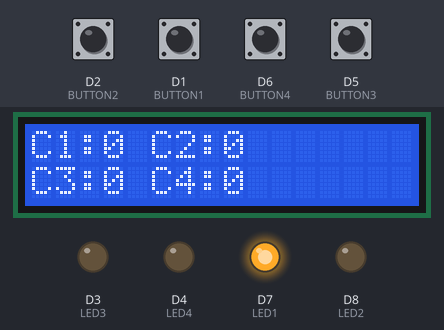
The sketch below on a simulated ESP8266 (NodeMCU). On the bench: 16×2 character LCD, output pins drawn as LEDs (lit = HIGH). Dashed ring = blinking. The test bench sets the inputs (shaded band); at power-on: D1 (BUTTON1), D2 (BUTTON2), D5 (BUTTON3), D6 (BUTTON4) HIGH. Pins used as bus, display or sensor lines are not drawn.

Above: at 3.37 s.
3.4 s: D2 (BUTTON2) pulled LOW for 1.45 s
At 7.3 s:
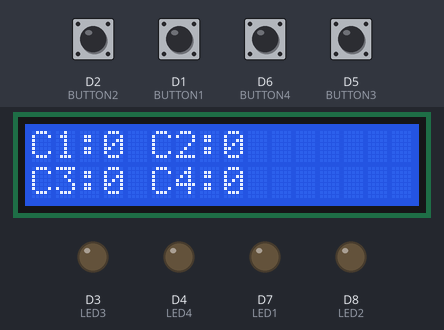
9.1 s: D6 (BUTTON4) pulled LOW for 1.45 s
At 10.5 s:
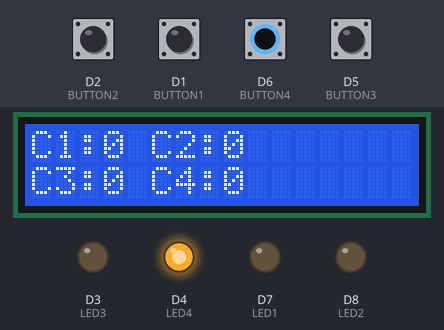
12.0 s: D5 (BUTTON3) pulled LOW for 1.45 s
At 13.6 s:
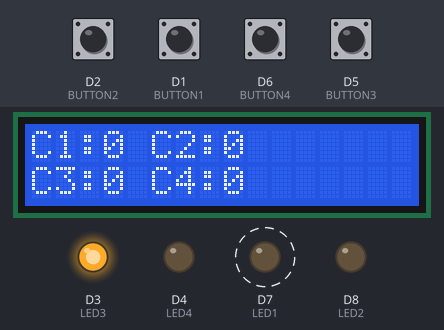
14.9 s: D1 (BUTTON1) pulled LOW for 1.45 s
At 16.4 s:
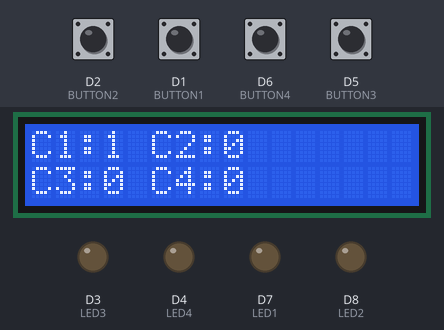
Timing chart, 0 to 18.8 s (numbered marks = the images above; inputs shaded):
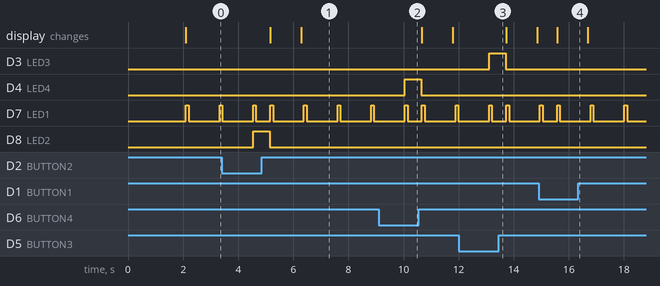

Measured:
- after the input at 3.4 s, D8 (LED2): LOW → HIGH after 1.1 s, → LOW 0.60 s later; the display: first changes after 1.8 s (image 1 shows a later state)
- after the input at 9.1 s, D4 (LED4): LOW → HIGH after 0.95 s, → LOW 0.60 s later
- after the input at 12.0 s, D3 (LED3): LOW → HIGH after 1.1 s, → LOW 0.60 s later; D7 (LED1): LOW → HIGH after 1.7 s, → LOW 0.10 s later
- after the input at 14.9 s, the display: changes after 0.67 s (image 4)

The sketch:

Electronic_voting_machine.ino
```cpp
#include <Wire.h>
#include <LiquidCrystal_I2C.h>

// ✅ LCD Setup (I2C address: 0x27)
LiquidCrystal_I2C lcd(0x27, 16, 2);

// ✅ Pin Definitions
#define BUTTON1 D1  // GPIO5
#define BUTTON2 D2  // GPIO4
#define BUTTON3 D5  // GPIO14
#define BUTTON4 D6  // GPIO12
#define RESET_BUTTON D0  // GPIO16

#define LED1 D7  // GPIO13
#define LED2 D8  // GPIO15
#define LED3 D3  // GPIO0
#define LED4 D4  // GPIO2
#define RESET_LED D0  // GPIO16 (Same as RESET_BUTTON)
#define BUZZER D7  // GPIO13 (Shared with LED1)

int votes[4] = {0, 0, 0, 0};  // Vote counters

// ✅ Function to make a beep sound
void beepBuzzer() {
  digitalWrite(BUZZER, HIGH);
  delay(100);
  digitalWrite(BUZZER, LOW);
}

// ✅ Function to display votes on LCD
void displayVotes() {
  lcd.clear();
  lcd.setCursor(0, 0);
  lcd.print("C1:");
  lcd.print(votes[0]);
  lcd.print(" C2:");
  lcd.print(votes[1]);
  lcd.setCursor(0, 1);
  lcd.print("C3:");
  lcd.print(votes[2]);
  lcd.print(" C4:");
  lcd.print(votes[3]);
}

// ✅ Setup function
void setup() {
  Serial.begin(115200);

  // ✅ Initialize LCD
  lcd.init();
  lcd.backlight();
  lcd.setCursor(0, 0);
  lcd.print("Voting Machine");
  delay(2000);
  lcd.clear();

  // ✅ Set button pins as INPUT_PULLUP
  pinMode(BUTTON1, INPUT_PULLUP);
  pinMode(BUTTON2, INPUT_PULLUP);
  pinMode(BUTTON3, INPUT_PULLUP);
  pinMode(BUTTON4, INPUT_PULLUP);
  pinMode(RESET_BUTTON, INPUT_PULLUP);

  // ✅ Set LED and buzzer pins as OUTPUT
  pinMode(LED1, OUTPUT);
  pinMode(LED2, OUTPUT);
  pinMode(LED3, OUTPUT);
  pinMode(LED4, OUTPUT);
  pinMode(RESET_LED, OUTPUT);
  pinMode(BUZZER, OUTPUT);

  // ✅ Ensure all LEDs and buzzer are OFF initially
  digitalWrite(LED1, LOW);
  digitalWrite(LED2, LOW);
  digitalWrite(LED3, LOW);
  digitalWrite(LED4, LOW);
  digitalWrite(RESET_LED, LOW);
  digitalWrite(BUZZER, LOW);

  displayVotes();  // Show initial vote counts
}

// ✅ Main Loop - Voting Logic
void loop() {
  // ✅ Button 1 Pressed
  if (digitalRead(BUTTON1) == LOW) {
    votes[0]++;
    digitalWrite(LED1, HIGH);
    beepBuzzer();
    delay(500);
    digitalWrite(LED1, LOW);
    displayVotes();
  }

  // ✅ Button 2 Pressed
  if (digitalRead(BUTTON2) == LOW) {
    votes[1]++;
    digitalWrite(LED2, HIGH);
    beepBuzzer();
    delay(500);
    digitalWrite(LED2, LOW);
    displayVotes();
  }

  // ✅ Button 3 Pressed
  if (digitalRead(BUTTON3) == LOW) {
    votes[2]++;
    digitalWrite(LED3, HIGH);
    beepBuzzer();
    delay(500);
    digitalWrite(LED3, LOW);
    displayVotes();
  }

  // ✅ Button 4 Pressed
  if (digitalRead(BUTTON4) == LOW) {
    votes[3]++;
    digitalWrite(LED4, HIGH);
    beepBuzzer();
    delay(500);
    digitalWrite(LED4, LOW);
    displayVotes();
  }

  // ✅ Reset Button Pressed
  if (digitalRead(RESET_BUTTON) == LOW) {
    for (int i = 0; i < 4; i++) {
      votes[i] = 0;
    }
    digitalWrite(RESET_LED, HIGH);
    beepBuzzer();
    delay(1000);
    digitalWrite(RESET_LED, LOW);
    displayVotes();
  }

  delay(100);  // Small delay for stability
}
```
